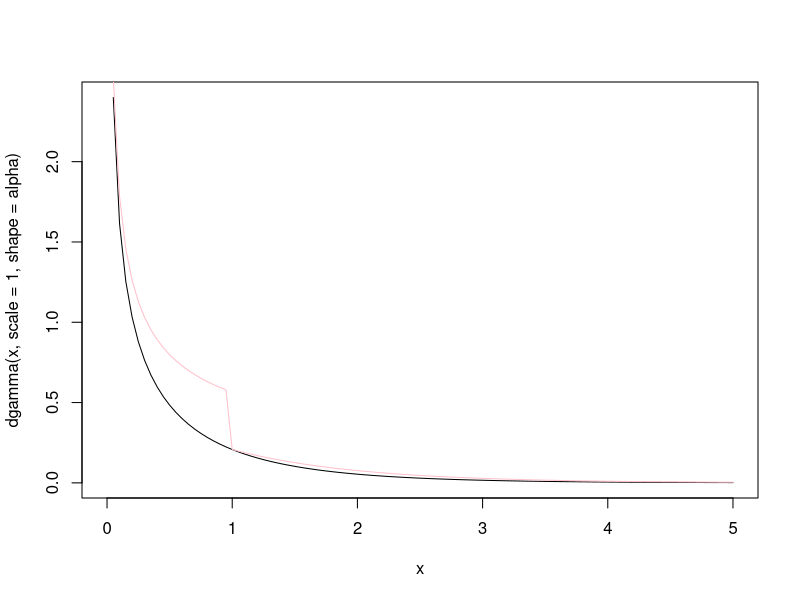

Here is the R script that generated this plot:
#Ejercicio 7
alpha=0.5
c1=1/alpha+exp(-1)

#help(rgamma)
#curve(dgamma(x,scale=1,shape=alpha),0,5)
curve(dgamma(x,scale=1,shape=alpha),xlim=c(0,5))

dy=function(x,c1,alpha){
(x^(alpha-1)/c1)*(0<x & x<1)+(exp(-x)/c1)*(x>=1)
}

c=c1/gamma(alpha)

#curve(dy(x,c1,alpha),add=TRUE,col="green")
curve(c*dy(x,c1,alpha),add=TRUE,col="pink")

ry=function(n,c1,alpha){
u=runif(n)
x=ifelse(u<1/(c1*alpha),(u*c1*alpha)^(1/alpha),-log(c1*(1-u)))
}

#BONDAD DE AJUSTE

set.seed(1)
contador=0
n=100
muestrax=c()
while(length(muestrax)<n){
u=runif(1)
y=ry(1,c1,alpha)
if((0<y & y<1 & u<=exp(-y))|(y>=1 & u<=y^(alpha-1))){muestrax=c(muestrax,y)}
contador=contador+1
}
